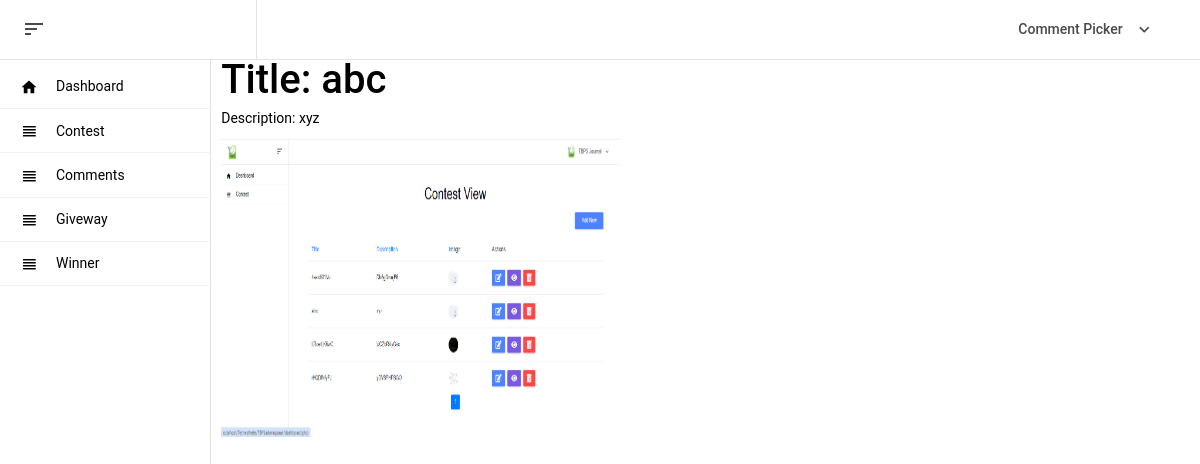
Screenshot of /detail_view.php?id=12 (signed in) with the database file from the repository.
### tables this page shows
CREATE TABLE `contests` (
  `id` int(11) NOT NULL,
  `title` varchar(500) NOT NULL,
  `description` varchar(500) NOT NULL,
  `image_path` varchar(255) NOT NULL
);

### detail_view.php (the view, shortened to what this page needs)
<?php
	include 'classes/programming.php';
    $id=$_GET['id'];
    $inpre_edit=$conn->query("SELECT * FROM contests WHERE id='$id'");
    $inpres_show=$inpre_edit->fetch_array();
?>
<!DOCTYPE html>
<html lang="en">
<head>
  <link rel="stylesheet" href="https://cdnjs.cloudflare.com/ajax/libs/font-awesome/5.15.4/css/all.min.css">
  <link rel="stylesheet" href="https://stackpath.bootstrapcdn.com/bootstrap/4.5.2/css/bootstrap.min.css">
  <link rel="stylesheet" href="vendors/mdi/css/materialdesignicons.min.css">
  <link rel="stylesheet" href="css/style.css">
</head>
<body>
<div class="container-scroller">
    <?php include 'include/index.php'; ?>
    <div class="container-fluid page-body-wrapper">
      <?php include 'include/leftsidenav.php'; ?>
      <div class="container contest-container">
      	<div class="row">
          <div class="col-md-12">
	      	<h1>Title: <?php echo $inpres_show['title']; ?></h1>
	        <p>Description: <?php echo $inpres_show['description']; ?></p>
	        <img style="height: 300px; width: 400px;" src="<?php echo $inpres_show["image_path"]; ?>" alt="Contest Image" class="contest-image">
	      </div>
	    </div>
      </div>
    </div>
</div>
</body>
</html>

### rows the page displays
contests: title "abc", description "xyz", image_path (picture)
